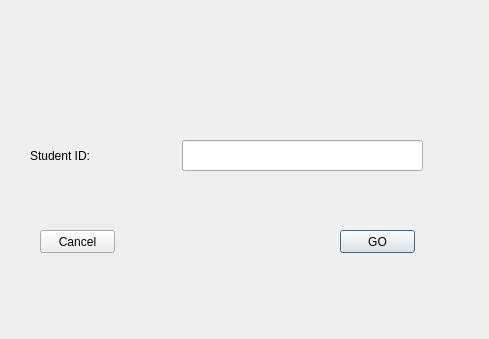
<?xml version="1.0" encoding="UTF-8"?>
<ui version="4.0">
 <class>Dialog</class>
 <widget class="QDialog" name="Dialog">
  <property name="geometry">
   <rect>
    <x>0</x>
    <y>0</y>
    <width>489</width>
    <height>339</height>
   </rect>
  </property>
  <property name="windowTitle">
   <string>Dialog</string>
  </property>
  <widget class="QLabel" name="label">
   <property name="geometry">
    <rect>
     <x>30</x>
     <y>130</y>
     <width>131</width>
     <height>51</height>
    </rect>
   </property>
   <property name="styleSheet">
    <string notr="true">font: 18pt &quot;MS Shell Dlg 2&quot;;</string>
   </property>
   <property name="text">
    <string>Student ID: </string>
   </property>
  </widget>
  <widget class="QLineEdit" name="idEntry">
   <property name="geometry">
    <rect>
     <x>182</x>
     <y>140</y>
     <width>241</width>
     <height>31</height>
    </rect>
   </property>
  </widget>
  <widget class="QPushButton" name="searchButton">
   <property name="geometry">
    <rect>
     <x>340</x>
     <y>230</y>
     <width>75</width>
     <height>23</height>
    </rect>
   </property>
   <property name="text">
    <string>GO</string>
   </property>
  </widget>
  <widget class="QPushButton" name="cancel">
   <property name="geometry">
    <rect>
     <x>40</x>
     <y>230</y>
     <width>75</width>
     <height>23</height>
    </rect>
   </property>
   <property name="text">
    <string>Cancel</string>
   </property>
  </widget>
 </widget>
 <resources/>
 <connections/>
</ui>
